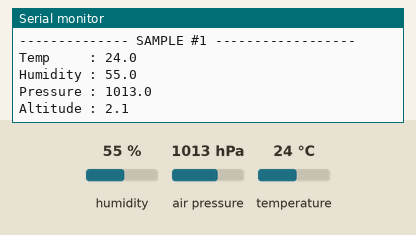
The sketch below on a simulated ESP32-C3. On the bench: the last lines printed to the serial monitor. Inputs (shaded band) come from the test bench; at power-on: humidity 55 %, air pressure 1013 hPa, temperature 24 °C.

Above: at 1.2 s.
1.3 s: humidity set to 22 %
At 2.6 s:
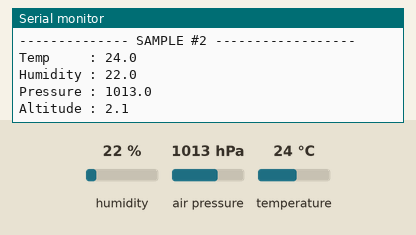
2.8 s: air pressure set to 952 hPa
At 3.9 s:
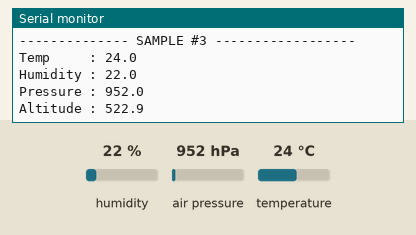
4.3 s: temperature set to 12 °C
Timing chart, 0 to 7.3 s (numbered marks = the images above; inputs shaded):
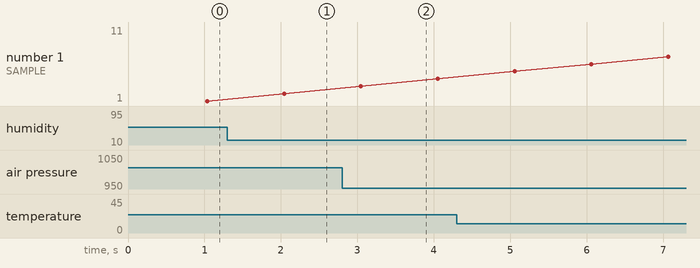

The sketch:

weather_station.ino
```cpp
#include <Arduino.h>
#include <Wire.h>
#include <WiFi.h>
#include <Adafruit_Sensor.h>
#include <Adafruit_BME280.h>

#include "web_ui.h"

// ===================== 사용자 설정 =====================
#define BME_SDA_PIN   6
#define BME_SCL_PIN   7
#define BME280_I2C_ADDR 0x77

const char* AP_SSID = "C3-Weather";
const char* AP_PASS = "12345678";

static const uint32_t SAMPLE_INTERVAL_MS = 1000;

// ===================== 전역 객체 =====================
Adafruit_BME280 bme;

// ===================== 상태 변수 =====================
bool gBmeOk = false;
uint32_t gLastSampleMs = 0;
WebSensorData gWebData = {0};

// ===================== setup =====================
void setup() {
  Serial.begin(115200);
  unsigned long t = millis();
  while (!Serial && millis() - t < 2000);  // 최대 2초 대기 후 진행

  Serial.println();
  Serial.println("========================================");
  Serial.println("ESP32-C3 SuperMini  Weather Station");
  Serial.println("BME280 + WiFi Web UI");
  Serial.println("========================================");

  // I2C
  Wire.begin(BME_SDA_PIN, BME_SCL_PIN);
  Wire.setClock(100000);

  // BME280
  if (!bme.begin(BME280_I2C_ADDR)) {
    Serial.println("[BME280] not found - check wiring");
    gBmeOk = false;
  } else {
    bme.setSampling(
      Adafruit_BME280::MODE_FORCED,
      Adafruit_BME280::SAMPLING_X4,  // 온도: 4회 평균
      Adafruit_BME280::SAMPLING_X4,  // 기압: 4회 평균
      Adafruit_BME280::SAMPLING_X4,  // 습도: 4회 평균
      Adafruit_BME280::FILTER_OFF,
      Adafruit_BME280::STANDBY_MS_1000
    );
    gBmeOk = true;
    Serial.println("[BME280] ready");
  }

  // 웹서버 시작
  gWebData.bmeOk = gBmeOk;
  webUiBegin(AP_SSID, AP_PASS);
  // 첫 실측 전 webUiUpdate 호출하지 않음 → 히스토리에 0 삽입 방지

  Serial.println("----------------------------------------");
  Serial.print("AP SSID : "); Serial.println(AP_SSID);
  Serial.print("Password: "); Serial.println(AP_PASS);
  Serial.print("Web UI  : http://"); Serial.println(webUiGetApIp());
  Serial.println("----------------------------------------");

  gLastSampleMs = millis();
}

// ===================== loop =====================
void loop() {
  webUiLoop();

  if (millis() - gLastSampleMs < SAMPLE_INTERVAL_MS) {
    delay(10);
    return;
  }
  gLastSampleMs = millis();

  float temp     = NAN;
  float humidity = NAN;
  float pressure = NAN;
  float altitude = NAN;

  if (gBmeOk) {
    bme.takeForcedMeasurement();
    temp     = bme.readTemperature();
    humidity = bme.readHumidity();
    pressure = bme.readPressure() / 100.0F;
    altitude = bme.readAltitude(1013.25);
  }

  Serial.print("-------------- SAMPLE #");
  Serial.print(gWebData.readCount + 1);
  Serial.println(" ------------------");
  if (gBmeOk) {
    Serial.print("Temp     : "); Serial.println(temp,     1);
    Serial.print("Humidity : "); Serial.println(humidity, 1);
    Serial.print("Pressure : "); Serial.println(pressure, 1);
    Serial.print("Altitude : "); Serial.println(altitude, 1);
  } else {
    Serial.println("BME280 unavailable");
  }

  gWebData.temp         = temp;
  gWebData.humidity     = humidity;
  gWebData.pressure     = pressure;
  gWebData.altitude     = altitude;
  gWebData.bmeOk        = gBmeOk;
  gWebData.readCount++;
  gWebData.lastUpdateMs = millis();
  webUiUpdate(gWebData);
}
```

web_ui.h
```cpp
#ifndef WEB_UI_H
#define WEB_UI_H

#include <Arduino.h>

#define HISTORY_SIZE 1200   // 0.5초 × 1200 = 10분

struct WebSensorData {
  float temp;
  float humidity;
  float pressure;
  float altitude;

  bool bmeOk;

  uint32_t readCount;
  uint32_t lastUpdateMs;
};

void webUiBegin(const char* apSsid, const char* apPass);
void webUiLoop();
void webUiUpdate(const WebSensorData& data);
String webUiGetApIp();

#endif
```

Source omitted: web_ui.cpp (22523 bytes)

Measured:
- after the input at 1.3 s, the serial monitor: prints a new line after 0.74 s (image 1)
- after the input at 2.8 s, the serial monitor: prints a new line after 0.25 s (image 2)
